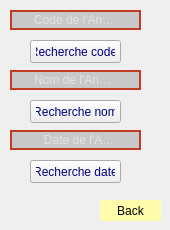
          <widget class="QWidget" name="page_23">
           <widget class="QPushButton" name="pushButton_45">
            <property name="geometry">
             <rect>
              <x>100</x>
              <y>200</y>
              <width>61</width>
              <height>21</height>
             </rect>
            </property>
            <property name="styleSheet">
             <string notr="true">QPushButton
{
background-color:rgb(255, 252, 172);
border-radius:15px;}
QPushButton:hover
{
color:#333;
background:#49ebff;
background:rgb(200, 200, 200);
}</string>
            </property>
            <property name="text">
             <string>Back</string>
            </property>
           </widget>
           <widget class="QLineEdit" name="lineEdit_code_an">
            <property name="geometry">
             <rect>
              <x>10</x>
              <y>10</y>
              <width>131</width>
              <height>20</height>
             </rect>
            </property>
            <property name="styleSheet">
             <string notr="true"> QLineEdit
{
border:2px solid rgb(194, 59, 36);
border-radius:20px;
color:#FFF;
padding-left :20px;
padding-right :20px;
background-color:rgb(200, 200, 200);

}
QLineEdit:hover
{
border: 2px solid rgb(0,0,0);
background-color:rgb(115, 115, 115) ;
}
QLineEdit:focus
{
border:2px solid rgb(0,0,0);
background-color: rgb(121, 121, 121);
}</string>
            </property>
            <property name="placeholderText">
             <string>Code de l'Annonce</string>
            </property>
           </widget>
           <widget class="QPushButton" name="pb_afficher_annonce">
            <property name="geometry">
             <rect>
              <x>30</x>
              <y>40</y>
              <width>91</width>
              <height>23</height>
             </rect>
            </property>
            <property name="styleSheet">
             <string notr="true">QPushButton {
padding: 5px;
font: 75 10pt &quot;MS Shell Dlg 2&quot;;
color: rgb(0, 0, 127);
font: 8pt &quot;Modern No. 20&quot;;

}
QPushButton:hover
{
color :white;
}</string>
            </property>
            <property name="text">
             <string>Recherche coder</string>
            </property>
           </widget>
           <widget class="QLineEdit" name="lineEdit_code_an_2">
            <property name="geometry">
             <rect>
              <x>10</x>
              <y>70</y>
              <width>131</width>
              <height>20</height>
             </rect>
            </property>
            <property name="styleSheet">
             <string notr="true"> QLineEdit
{
border:2px solid rgb(194, 59, 36);
border-radius:20px;
color:#FFF;
padding-left :20px;
padding-right :20px;
background-color:rgb(200, 200, 200);

}
QLineEdit:hover
{
border: 2px solid rgb(0,0,0);
background-color:rgb(115, 115, 115) ;
}
QLineEdit:focus
{
border:2px solid rgb(0,0,0);
background-color: rgb(121, 121, 121);
}</string>
            </property>
            <property name="placeholderText">
             <string>Nom de l'Annonce</string>
            </property>
           </widget>
           <widget class="QPushButton" name="pb_afficher_annonce_2">
            <property name="geometry">
             <rect>
              <x>30</x>
              <y>100</y>
              <width>91</width>
              <height>23</height>
             </rect>
            </property>
            <property name="styleSheet">
             <string notr="true">QPushButton {
padding: 5px;
font: 75 10pt &quot;MS Shell Dlg 2&quot;;
color: rgb(0, 0, 127);
font: 8pt &quot;Modern No. 20&quot;;

}
QPushButton:hover
{
color :white;
}</string>
            </property>
            <property name="text">
             <string>Recherche nom</string>
            </property>
           </widget>
           <widget class="QLineEdit" name="lineEdit_code_an_3">
            <property name="geometry">
             <rect>
              <x>10</x>
              <y>130</y>
              <width>131</width>
              <height>20</height>
             </rect>
            </property>
            <property name="styleSheet">
             <string notr="true"> QLineEdit
{
border:2px solid rgb(194, 59, 36);
border-radius:20px;
color:#FFF;
padding-left :20px;
padding-right :20px;
background-color:rgb(200, 200, 200);

}
QLineEdit:hover
{
border: 2px solid rgb(0,0,0);
background-color:rgb(115, 115, 115) ;
}
QLineEdit:focus
{
border:2px solid rgb(0,0,0);
background-color: rgb(121, 121, 121);
}</string>
            </property>
            <property name="placeholderText">
             <string>   Date de l'Annonce</string>
            </property>
           </widget>
           <widget class="QPushButton" name="pb_afficher_annonce_3">
            <property name="geometry">
             <rect>
              <x>30</x>
              <y>160</y>
              <width>91</width>
              <height>23</height>
             </rect>
            </property>
            <property name="styleSheet">
             <string notr="true">QPushButton {
padding: 5px;
font: 75 10pt &quot;MS Shell Dlg 2&quot;;
color: rgb(0, 0, 127);
font: 8pt &quot;Modern No. 20&quot;;

}
QPushButton:hover
{
color :white;
}</string>
            </property>
            <property name="text">
             <string>Recherche date</string>
            </property>
           </widget>
          </widget>
